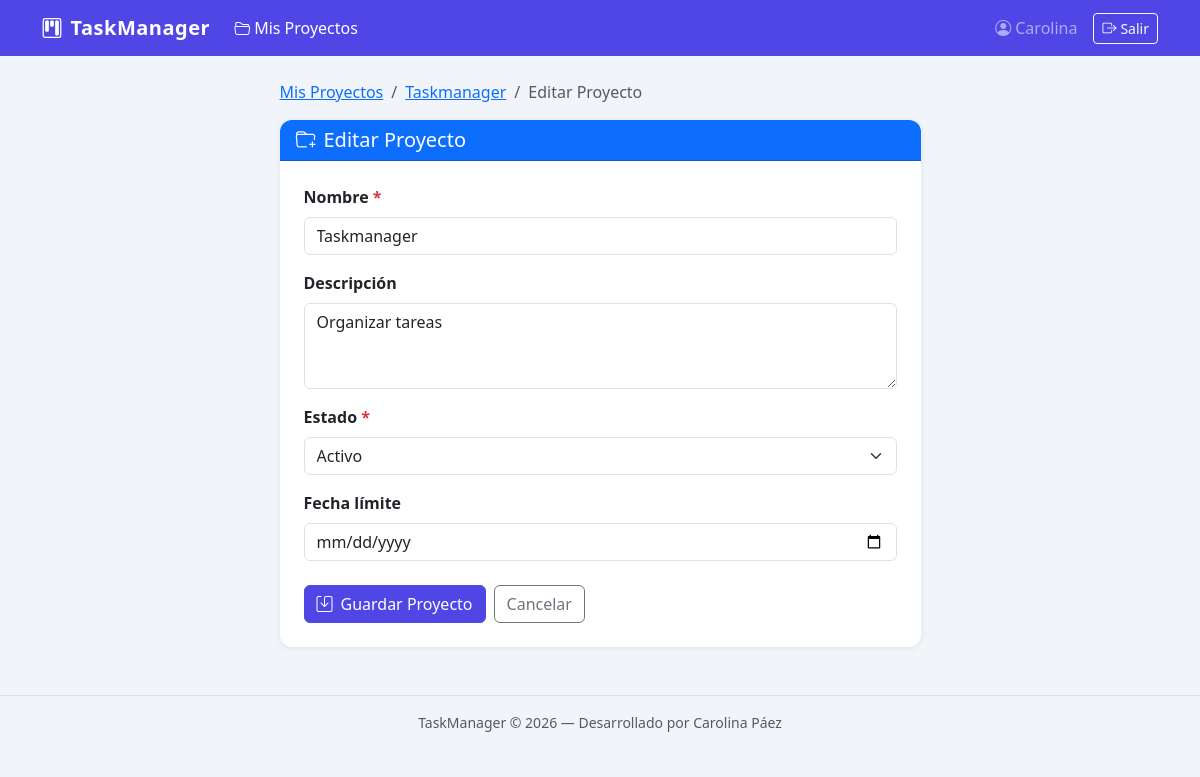
The app's page /projects/1/editar/ (signed in) with its own data.
### apps/projects/models.py (models this page shows, shortened)
class Project(models.Model):
    STATUS_ACTIVE   = 'active'
    STATUS_PAUSED   = 'paused'
    STATUS_FINISHED = 'finished'
    STATUS_CHOICES = [
        (STATUS_ACTIVE,   'Activo'),
        (STATUS_PAUSED,   'Pausado'),
        (STATUS_FINISHED, 'Finalizado'),
    ]
    owner = models.ForeignKey(
        User,
        on_delete=models.CASCADE,
        related_name='project_set',   # user.project_set.all()
        verbose_name='Propietario',
    )
    name = models.CharField(
        max_length=200,
        verbose_name='Nombre del proyecto',
    )
    description = models.TextField(
        blank=True,
        verbose_name='Descripción',
    )
    status = models.CharField(
        max_length=20,
        choices=STATUS_CHOICES,
        default=STATUS_ACTIVE,
        verbose_name='Estado',
    )
    deadline = models.DateField(
        null=True,
        blank=True,
        verbose_name='Fecha límite',
    )
    created_at = models.DateTimeField(auto_now_add=True, verbose_name='Creado el')
    updated_at = models.DateTimeField(auto_now=True,     verbose_name='Actualizado el')
    class Meta:
        verbose_name = 'Proyecto'
        verbose_name_plural = 'Proyectos'
        ordering = ['-created_at']   # Los más nuevos primero

### apps/projects/views.py (the view, shortened to what this page needs)
# urls.py: path('<int:pk>/editar/',    views.ProjectUpdateView.as_view(), name='project_update'),
class ProjectUpdateView(LoginRequiredMixin, View):
    template_name = 'projects/project_form.html'
    def get(self, request, pk):
        project = get_object_or_404(Project, pk=pk, owner=request.user)
        form = ProjectForm(instance=project)
        return render(request, self.template_name, {
            'form': form, 'project': project, 'action': 'Editar'
        })

### apps/projects/forms.py (shortened to what this page needs)
class ProjectForm(forms.ModelForm):
    class Meta:
        model = Project
        fields = ['name', 'description', 'status', 'deadline']
        widgets = {
            'name': forms.TextInput(attrs={
                'class': 'form-control',
                'placeholder': 'Nombre del proyecto',
            }),
            'description': forms.Textarea(attrs={
                'class': 'form-control',
                'rows': 3,
                'placeholder': 'Descripción del proyecto (opcional)',
            }),
            'status': forms.Select(attrs={
                'class': 'form-select',
            }),
            'deadline': forms.DateInput(attrs={
                'class': 'form-control',
                'type': 'date',   # Muestra el selector de fecha nativo del navegador
            }),
        }
        labels = {
            'name':        'Nombre',
            'description': 'Descripción',
            'status':      'Estado',
            'deadline':    'Fecha límite',
        }

### templates/projects/project_form.html (shortened to what this page needs)
{% extends "base.html" %}
{% block content %}
<div class="row justify-content-center">
  <div class="col-md-7">
    <nav aria-label="breadcrumb" class="mb-3">
      <ol class="breadcrumb">
        <li class="breadcrumb-item">
          <a href="{% url 'projects:project_list' %}">Mis Proyectos</a>
        </li>
        {% if project %}
          <li class="breadcrumb-item">
            <a href="{% url 'projects:project_detail' project.pk %}">{{ project.name }}</a>
          </li>
        {% endif %}
        <li class="breadcrumb-item active">{{ action }} Proyecto</li>
      </ol>
    </nav>
    <div class="card">
      <div class="card-header bg-primary text-white">
        <h5 class="mb-0">
          <i class="bi bi-folder-plus me-2"></i>{{ action }} Proyecto
        </h5>
      </div>
      <div class="card-body p-4">
        <form method="post" novalidate>
          {% for field in form %}
          <div class="mb-3">
            <label for="{{ field.id_for_label }}" class="form-label fw-semibold">
              {{ field.label }}
              {% if field.field.required %}
                <span class="text-danger">*</span>
              {% endif %}
            </label>
            {{ field }}
          </div>
          {% endfor %}
          <div class="d-flex gap-2 mt-4">
            <button type="submit" class="btn btn-primary">
              <i class="bi bi-save me-2"></i>Guardar Proyecto
            </button>
            {% if project %}
              <a href="{% url 'projects:project_detail' project.pk %}"
                 class="btn btn-outline-secondary">Cancelar</a>
            {% else %}
              <a href="{% url 'projects:project_list' %}"
                 class="btn btn-outline-secondary">Cancelar</a>
            {% endif %}
          </div>
        </form>
      </div>
    </div>
  </div>
</div>
{% endblock %}

### templates/base.html (shortened to what this page needs)
<!DOCTYPE html>
<html lang="es">
<head>
  <link href="https://cdn.jsdelivr.net/npm/bootstrap@5.3.3/dist/css/bootstrap.min.css"
        rel="stylesheet">
  <link href="https://cdn.jsdelivr.net/npm/bootstrap-icons@1.11.3/font/bootstrap-icons.min.css"
        rel="stylesheet">
</head>
<body>
  <nav class="navbar navbar-expand-lg navbar-dark" style="background: var(--primary);">
    <div class="container">
      <a class="navbar-brand" href="{% url 'projects:project_list' %}">
        <i class="bi bi-kanban me-2"></i>TaskManager
      </a>
      <div class="collapse navbar-collapse" id="navMenu">
        <ul class="navbar-nav me-auto">
          {% if user.is_authenticated %}
          <li class="nav-item">
            <a class="nav-link {% if request.resolver_match.app_name == 'projects' %}active{% endif %}"
               href="{% url 'projects:project_list' %}">
              <i class="bi bi-folder2-open me-1"></i>Mis Proyectos
            </a>
          </li>
          {% endif %}
        </ul>
        <ul class="navbar-nav ms-auto align-items-center gap-2">
          {% if user.is_authenticated %}
            <li class="nav-item">
              <a class="nav-link" href="{% url 'accounts:profile' %}">
                <i class="bi bi-person-circle me-1"></i>{{ user.username }}
              </a>
            </li>
            <li class="nav-item">
              <form method="post" action="{% url 'accounts:logout' %}" class="d-inline">
                <button type="submit" class="btn btn-outline-light btn-sm">
                  <i class="bi bi-box-arrow-right me-1"></i>Salir
                </button>
              </form>
            </li>
          {% endif %}
        </ul>
      </div>
    </div>
  </nav>
  <main class="container py-4">
    {% block content %}{% endblock %}
  </main>
  <footer class="text-center py-3 mt-4 text-muted small border-top">
    TaskManager &copy; 2026 — Desarrollado por Carolina Páez
  </footer>
</body>
</html>

### templates/base.html (style rules this page uses)
:root { --primary: #4f46e5; --primary-dark: #3730a3; --sidebar-bg: #1e1b4b; --sidebar-text: #c7d2fe; }
body { background: #f1f5f9; min-height: 100vh; }
.navbar-brand { font-weight: 700; letter-spacing: .5px; }
.card { border: none; border-radius: 12px; box-shadow: 0 1px 6px rgba(0,0,0,.08); }
.card-header { border-radius: 12px 12px 0 0 !important; font-weight: 600; }
.btn-primary { background: var(--primary); border-color: var(--primary); }

### records on screen
Project: name "Taskmanager", form "Taskmanager" "Organizar tareas" "Activo"

### other values on screen
{{ user.username }} "Carolina"
{{ action }} "Editar"
{{ field.label }} "Nombre" "Descripción" "Estado" "Fecha límite"
